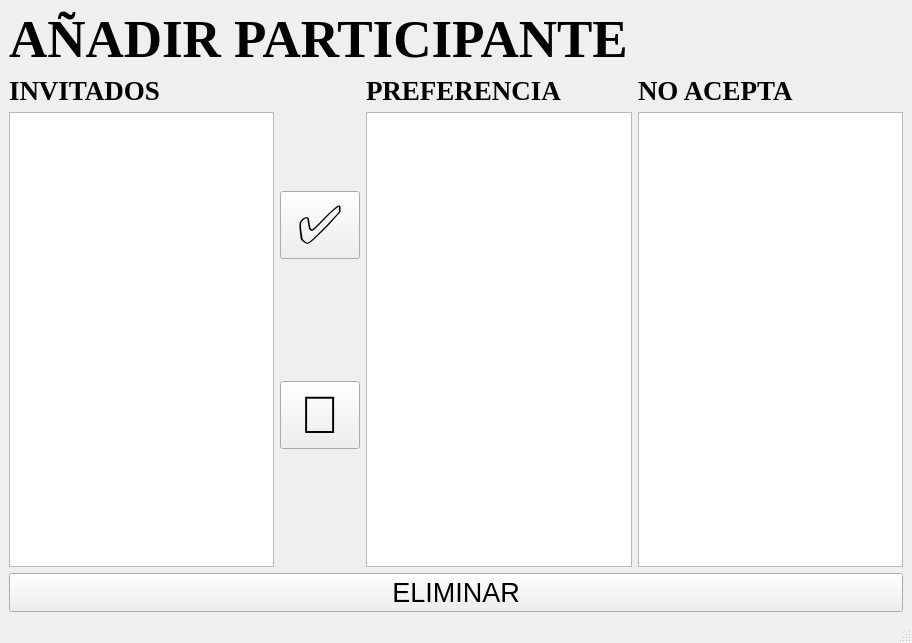
<?xml version="1.0" encoding="UTF-8"?>
<ui version="4.0">
 <class>MainWindow</class>
 <widget class="QMainWindow" name="MainWindow">
  <property name="geometry">
   <rect>
    <x>0</x>
    <y>0</y>
    <width>912</width>
    <height>643</height>
   </rect>
  </property>
  <property name="windowTitle">
   <string>MainWindow</string>
  </property>
  <widget class="QWidget" name="centralwidget">
   <layout class="QVBoxLayout" name="verticalLayout">
    <item>
     <widget class="QLabel" name="label">
      <property name="font">
       <font>
        <family>Times New Roman</family>
        <pointsize>40</pointsize>
        <weight>75</weight>
        <bold>true</bold>
       </font>
      </property>
      <property name="text">
       <string>AÑADIR PARTICIPANTE</string>
      </property>
     </widget>
    </item>
    <item>
     <layout class="QHBoxLayout" name="horizontalLayout">
      <item>
       <layout class="QVBoxLayout" name="verticalLayout_3">
        <item>
         <widget class="QLabel" name="label_2">
          <property name="font">
           <font>
            <family>Times New Roman</family>
            <pointsize>20</pointsize>
            <weight>75</weight>
            <bold>true</bold>
           </font>
          </property>
          <property name="text">
           <string>INVITADOS</string>
          </property>
         </widget>
        </item>
        <item>
         <widget class="QTableView" name="tableView"/>
        </item>
       </layout>
      </item>
      <item>
       <layout class="QVBoxLayout" name="verticalLayout_8">
        <item>
         <widget class="QPushButton" name="pushButton">
          <property name="font">
           <font>
            <pointsize>40</pointsize>
           </font>
          </property>
          <property name="text">
           <string>✅</string>
          </property>
         </widget>
        </item>
        <item>
         <widget class="QPushButton" name="pushButton_2">
          <property name="font">
           <font>
            <pointsize>40</pointsize>
           </font>
          </property>
          <property name="text">
           <string>🚫</string>
          </property>
         </widget>
        </item>
       </layout>
      </item>
      <item>
       <layout class="QVBoxLayout" name="verticalLayout_7">
        <item>
         <widget class="QLabel" name="label_3">
          <property name="font">
           <font>
            <family>Times New Roman</family>
            <pointsize>20</pointsize>
            <weight>75</weight>
            <bold>true</bold>
           </font>
          </property>
          <property name="text">
           <string>PREFERENCIA</string>
          </property>
         </widget>
        </item>
        <item>
         <widget class="QTableView" name="tableView_4"/>
        </item>
       </layout>
      </item>
      <item>
       <layout class="QVBoxLayout" name="verticalLayout_9">
        <item>
         <widget class="QLabel" name="label_4">
          <property name="font">
           <font>
            <family>Times New Roman</family>
            <pointsize>20</pointsize>
            <weight>75</weight>
            <bold>true</bold>
           </font>
          </property>
          <property name="text">
           <string>NO ACEPTA</string>
          </property>
         </widget>
        </item>
        <item>
         <widget class="QTableView" name="tableView_3"/>
        </item>
       </layout>
      </item>
     </layout>
    </item>
    <item>
     <widget class="QPushButton" name="pushButton_3">
      <property name="font">
       <font>
        <pointsize>20</pointsize>
       </font>
      </property>
      <property name="text">
       <string>ELIMINAR</string>
      </property>
     </widget>
    </item>
   </layout>
  </widget>
  <widget class="QMenuBar" name="menubar">
   <property name="geometry">
    <rect>
     <x>0</x>
     <y>0</y>
     <width>912</width>
     <height>26</height>
    </rect>
   </property>
  </widget>
  <widget class="QStatusBar" name="statusbar"/>
 </widget>
 <resources/>
 <connections/>
</ui>
